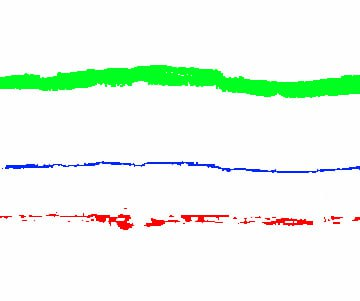
#> input picture testcompvision/solution/photo12.jpeg, 360 x 301 px
$ jupyter execute ' sol_done.ipynb'
#> lines starting #> are read from the running program, lines starting #| are printed output that depends on the picture; after the words box and inside, x2 and y2 are one past the last pixel; in counts of white or black regions, pixels touching at a corner belong together; long printed decimals are rounded
[cell 1]
import numpy as np
import cv2
from scipy.optimize import curve_fit
import matplotlib.pyplot as plt
from sklearn.preprocessing import MinMaxScaler
from skimage.morphology import skeletonize
from skimage.util import invert
from scipy.interpolate import interp1d
from sklearn.metrics import r2_score
from sklearn.metrics.pairwise import cosine_similarity
from sklearn.metrics import root_mean_squared_error

[cell 2]
def load_binary_image(image_path, crop_top=0, crop_bottom=0):
#> called with image_path = 'photo12.jpeg', crop_top = 0, crop_bottom = 150
    image = cv2.imread(image_path, cv2.IMREAD_GRAYSCALE) #image to grayscale
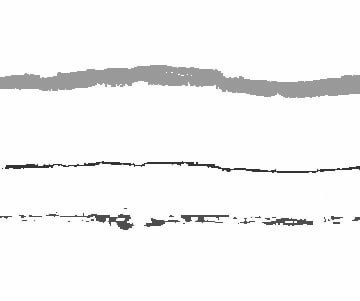
#> image: shape (301, 360); min 22, max 255, mean 244.9
    image=image[crop_top:crop_bottom]
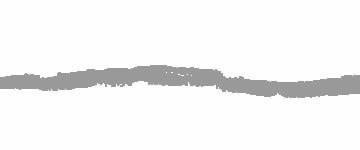
#> image: shape (150, 360); min 135, max 255, mean 242.8
    _, binary_image = cv2.threshold(image, 200, 255, cv2.THRESH_BINARY) #grayscale to binary
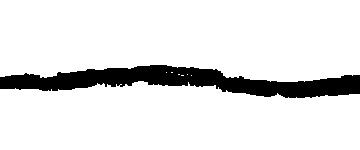
#> binary_image: shape (150, 360); 89% white; 1 black region, box (x1, y1, x2, y2) and area: (0, 65, 360, 98) 5924
    return binary_image

[cell 3]
get_img = invert(load_binary_image('photo12.jpeg', 0, 150))

[cell 4]
plt.imshow(get_img, cmap='gray')

[cell 5]
blur = cv2.GaussianBlur(get_img, (5,5),0)
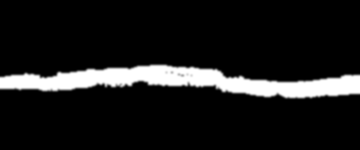
#> blur: shape (150, 360); min 0, max 255, mean 28

[cell 6]
plt.imshow(blur, cmap='gray')

[cell 7]
kernel = np.ones((1, 5), np.uint8)
closed = cv2.morphologyEx(blur, cv2.MORPH_CLOSE, kernel)
opened = cv2.morphologyEx(closed, cv2.MORPH_OPEN, kernel)

[cell 8]
plt.imshow(opened, cmap='gray')

[cell 9]
get_skeleton = skeletonize(opened).astype(np.uint8)
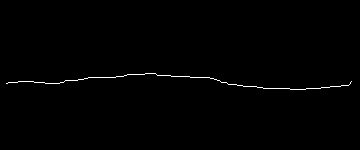
#> get_skeleton: shape (150, 360); values 0 (black) and 1 (white), 0.64% white in thin lines or dots, all inside (x1, y1, x2, y2) = (6, 73, 352, 90)

[cell 10]
plt.imshow(get_skeleton[70:90, :], cmap='gray')
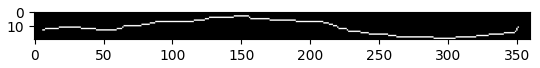
#> figure drawn by matplotlib, 1 panel

[cell 11]
def extract_points_from_image(binary_image):

    points = np.argwhere(binary_image > 0)
#> points = 347 pairs, first value 73 to 89, second value 6 to 351

    x = points[..., 1]
#> x = 347 values, max 351 at index 173, min 6 at index 206, mean 179
    y = points[..., 0]
#> y = 347 values from 73 to 89
    sort_idx = np.argsort(x)
#> sort_idx = 347 values, max 346 at index 299, min 0 at index 139, mean 173
    x = x[sort_idx]
#> x = 347 values from 6 to 351
    y = y[sort_idx]
#> y = 347 values, max 89 at index 284, min 73 at index 139, mean 81.24
    return x, y

[cell 12]
x_points,y_points = extract_points_from_image(get_skeleton)
#> x_points = 347 values from 6 to 351; y_points has the same summary as y in extract_points_from_image

[cell 13]
#Ограниченный ряд фурье
def fourier_series(x, *params):
    y = params[0] * np.ones_like(x)
    for i in range(1, len(params)//2 + 1):
        n = i
        ai = params[2*i-1] if (2*i-1) < len(params) else 0
        bi = params[2*i] if 2*i < len(params) else 0
        y += ai * np.sin(2 * np.pi * n * x / max(x)) + bi * np.cos(2 * np.pi * n * x / max(x))
    return y

# Normalize x
scaler = MinMaxScaler()
x_norm = scaler.fit_transform(x_points.reshape(-1, 1)).flatten()
#> x_norm = 347 values from 0 to 1


num_harmonics = 12

initial_guess = [np.mean(y_points)] + [0] * 2 * num_harmonics
#> initial_guess = 25 values, max 81.24 at index 0, min 0 at index 1, mean 3.25


popt, pcov = curve_fit(fourier_series, x_norm, y_points, p0=initial_guess, maxfev=10000)
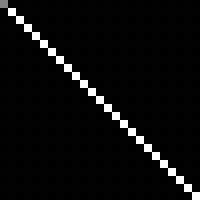
#> pcov: shape (25, 25) float64 (shown 8 times larger); min -9.38e-06, max 0.000927, mean 3.42e-05; drawn with min black and max white
#> popt = 25 values, max 81.23 at index 0, min -4.79 at index 1, mean 3.08


x_smooth = np.linspace(min(x_norm), max(x_norm), 1000)
#> x_smooth = 1000 values from 0 to 1
y_smooth = fourier_series(x_smooth, *popt)
#> y_smooth = 1000 values, max 88.88 at index 854, min 73.33 at index 411, mean 81.24

# Обратное преобразование x для отображения в оригинальных координатах
x_smooth_orig = scaler.inverse_transform(x_smooth.reshape(-1, 1)).flatten()
#> x_smooth_orig = 1000 values from 6 to 351
#Переворачиваем график
height = get_img.shape[0]
#> height = 150
# Визуализация
plt.figure(figsize=(10, 6))
plt.scatter(x_points, height - y_points, s=1, color='blue', label='Исходные точки')
plt.plot(x_smooth_orig, height - y_smooth, color='red', linewidth=2, label='Аппроксимация Фурье')

plt.legend()
plt.title('Аппроксимация скелетона рядом Фурье')
plt.xlabel('X')
plt.ylabel('Y')
plt.show()
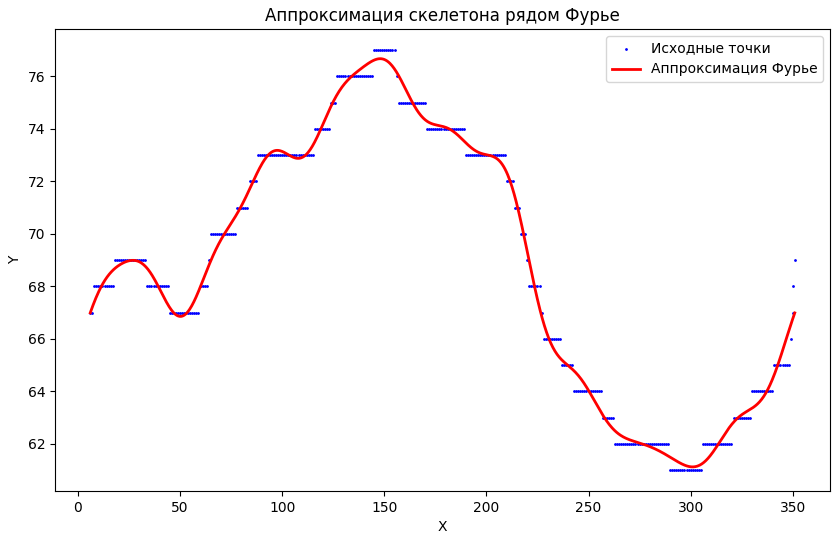
#> figure drawn by matplotlib, 1 panel; curve peaks at x = 147.9, y = 76.67

# Вывод коэффициентов
print("Коэффициенты ряда Фурье:")
print(f"a0 = {popt[0]}")
#| a0 = 81.234
for i in range(1, len(popt)//2 + 1):
    print(f"a{i} = {popt[2*i-1] if (2*i-1) < len(popt) else 0}, b{i} = {popt[2*i] if 2*i < len(popt) else 0}")
#> this loop made 12 passes
#| a1 = -4.795, b1 = 4.591
#| a2 = 0.02788, b2 = -1.771
#| a3 = -0.0246, b3 = -0.5183
#| a4 = -0.4858, b4 = -0.2754
#| a5 = -0.249, b5 = -0.5964
#| a6 = -0.4222, b6 = 0.4534
#| a7 = -0.06379, b7 = 0.0101
#| a8 = 0.01332, b8 = 0.08893
#> (further printed lines are left out)

[cell 14]
def adjusted_r2(y_true, y_pred, n_params):
    n = len(y_true)
    r2 = r2_score(y_true, y_pred)
    return 1 - ( (1 - r2) * (n - 1) ) / (n - n_params - 1 )

[cell 15]
def nrmse(y_ground, y_pred):
    return 1- (root_mean_squared_error(y_ground, y_pred)/(np.max(y_ground)-np.min(y_ground)))

[cell 16]
y_pred = fourier_series(x_norm, *popt)
#> y_pred = 347 values, max 88.88 at index 295, min 73.33 at index 142, mean 81.24
r2 = r2_score(y_points, y_pred)
#> r2 = 0.994
adj_r2 = adjusted_r2(y_points, y_pred, num_harmonics * 2 + 1)
#> in adjusted_r2, `n = len(y_true)`: n = 347
#> in adjusted_r2, `r2 = r2_score(y_true, y_pred)`: r2 = 0.994
#> adj_r2 = 0.993
cos_sim = cosine_similarity(y_points.reshape(-1,1),y_pred.reshape(-1,1))[0][0]
#> cos_sim = 1
normmse = nrmse(y_points,y_pred)
#> normmse = 0.976

nrmse = 1- (root_mean_squared_error(y_points, y_pred)/(np.max(y_points)-np.min(y_points)))
#> nrmse = 0.976
print(f"R2 = {r2:.4f}")
#| R2 = 0.9939
print(f"adjusted R2 = {adj_r2:.4f}") #promising
#| adjusted R2 = 0.9934
print(f"Cos simil = {cos_sim:.4f}")
#| Cos simil = 1.0000
print(f"NRMSE = {normmse:.4f}") #promising
#| NRMSE = 0.9759
